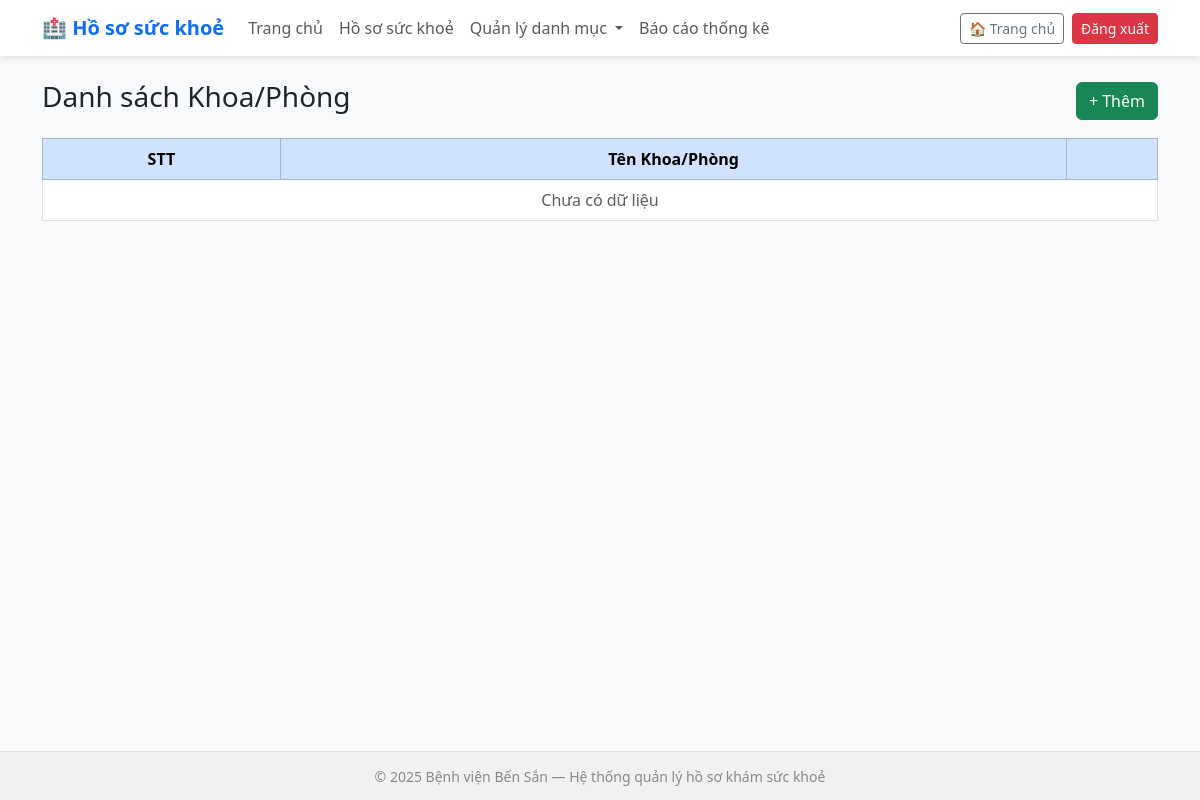
/departments/, run on an earlier commit of the app's database.
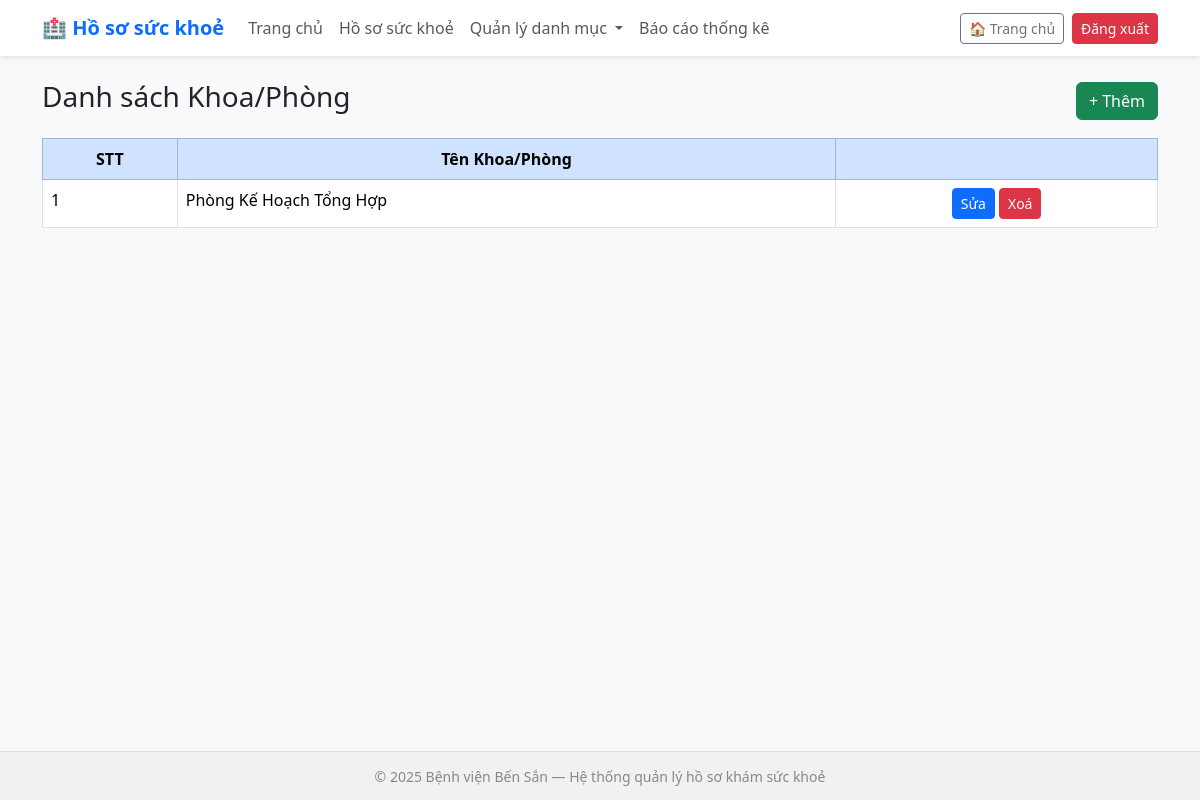
And on a later commit of the database.
### health_records/models.py (models this page shows, shortened)
class Department(models.Model):
    name = models.CharField(max_length=100, unique=True, verbose_name="Tên khoa/phòng")
    class Meta:
        verbose_name = "Khoa/Phòng"
        verbose_name_plural = "Khoa/Phòng"

### health_records/views.py (the view)
# urls.py: path('departments/', views.department_list, name='department_list'),
def department_list(request):
    departments = Department.objects.all()
    return render(request, 'health_records/department_list.html', {'departments': departments})

### health_records/templates/health_records/department_list.html
{% extends 'health_records/base.html' %}
{% block content %}
<div class="d-flex justify-content-between align-items-center mb-3">
  <h3>Danh sách Khoa/Phòng</h3>
  <a href="{% url 'department_add' %}" class="btn btn-success">+ Thêm</a>
</div>
<table class="table table-bordered">
  <thead class="table-primary text-center">
    <tr><th>STT</th><th>Tên Khoa/Phòng</th><th></th></tr>
  </thead>
  <tbody>
    {% for d in departments %}
    <tr>
      <td>{{ forloop.counter }}</td>
      <td>{{ d.name }}</td>
      <td class="text-center">
        <a href="{% url 'department_edit' d.id %}" class="btn btn-sm btn-primary">Sửa</a>
        <a href="{% url 'department_delete' d.id %}" class="btn btn-sm btn-danger">Xoá</a>
      </td>
    </tr>
    {% empty %}
    <tr><td colspan="3" class="text-center text-muted">Chưa có dữ liệu</td></tr>
    {% endfor %}
  </tbody>
</table>
{% endblock %}

What changed in the data, as far as the page shows it:
added Department: name "Phòng Kế Hoạch Tổng Hợp"
Also different on the page:
text no longer shown: "Chưa có dữ liệu"
